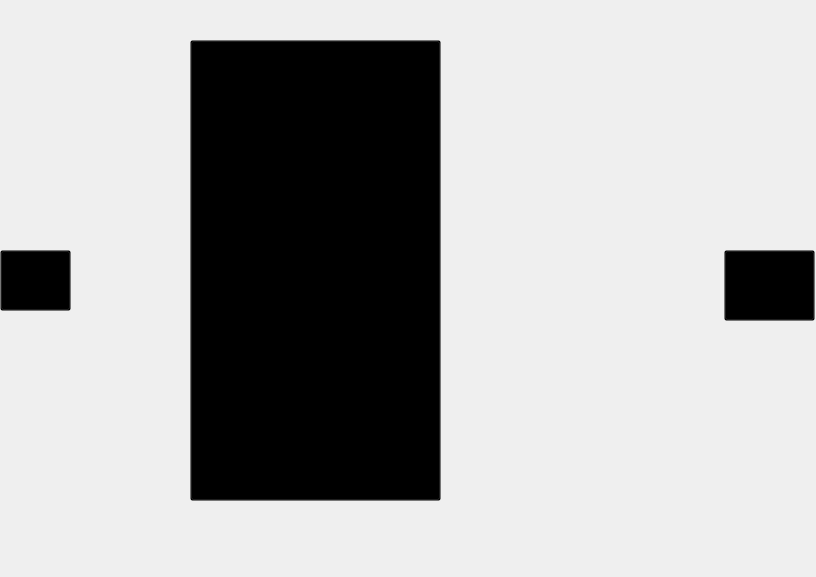
<?xml version="1.0" encoding="UTF-8"?>
<ui version="4.0">
 <class>MainWindow</class>
 <widget class="QMainWindow" name="MainWindow">
  <property name="geometry">
   <rect>
    <x>0</x>
    <y>0</y>
    <width>816</width>
    <height>577</height>
   </rect>
  </property>
  <property name="minimumSize">
   <size>
    <width>816</width>
    <height>577</height>
   </size>
  </property>
  <property name="maximumSize">
   <size>
    <width>816</width>
    <height>577</height>
   </size>
  </property>
  <property name="windowTitle">
   <string>MainWindow</string>
  </property>
  <widget class="QWidget" name="centralwidget">
   <widget class="QLabel" name="background">
    <property name="geometry">
     <rect>
      <x>0</x>
      <y>0</y>
      <width>816</width>
      <height>577</height>
     </rect>
    </property>
    <property name="minimumSize">
     <size>
      <width>816</width>
      <height>577</height>
     </size>
    </property>
    <property name="maximumSize">
     <size>
      <width>816</width>
      <height>577</height>
     </size>
    </property>
    <property name="text">
     <string/>
    </property>
    <property name="pixmap">
     <pixmap resource="../imagens/Frente/frente.qrc">:/png/FrenteCube.png</pixmap>
    </property>
   </widget>
   <widget class="QPushButton" name="porta">
    <property name="geometry">
     <rect>
      <x>190</x>
      <y>40</y>
      <width>251</width>
      <height>461</height>
     </rect>
    </property>
    <property name="styleSheet">
     <string notr="true">background-color: rgba(0, 0, 0, 0);</string>
    </property>
    <property name="text">
     <string/>
    </property>
   </widget>
   <widget class="QLabel" name="label">
    <property name="geometry">
     <rect>
      <x>10</x>
      <y>260</y>
      <width>50</width>
      <height>50</height>
     </rect>
    </property>
    <property name="minimumSize">
     <size>
      <width>50</width>
      <height>50</height>
     </size>
    </property>
    <property name="text">
     <string/>
    </property>
    <property name="pixmap">
     <pixmap resource="../imagens/Frente/frente.qrc">:/png/setaE.png</pixmap>
    </property>
    <property name="scaledContents">
     <bool>true</bool>
    </property>
   </widget>
   <widget class="QLabel" name="label_2">
    <property name="geometry">
     <rect>
      <x>760</x>
      <y>260</y>
      <width>50</width>
      <height>50</height>
     </rect>
    </property>
    <property name="minimumSize">
     <size>
      <width>50</width>
      <height>50</height>
     </size>
    </property>
    <property name="text">
     <string/>
    </property>
    <property name="pixmap">
     <pixmap resource="../imagens/Frente/frente.qrc">:/png/setaD.png</pixmap>
    </property>
    <property name="scaledContents">
     <bool>true</bool>
    </property>
   </widget>
   <widget class="QPushButton" name="esquerda">
    <property name="geometry">
     <rect>
      <x>0</x>
      <y>250</y>
      <width>71</width>
      <height>61</height>
     </rect>
    </property>
    <property name="styleSheet">
     <string notr="true">background-color: rgba(0, 0, 0, 0);</string>
    </property>
    <property name="text">
     <string/>
    </property>
   </widget>
   <widget class="QPushButton" name="direira">
    <property name="geometry">
     <rect>
      <x>724</x>
      <y>250</y>
      <width>91</width>
      <height>71</height>
     </rect>
    </property>
    <property name="styleSheet">
     <string notr="true">background-color: rgba(0, 0, 0, 0);</string>
    </property>
    <property name="text">
     <string/>
    </property>
   </widget>
  </widget>
 </widget>
 <resources>
  <include location="../imagens/Frente/frente.qrc"/>
 </resources>
 <connections/>
</ui>
